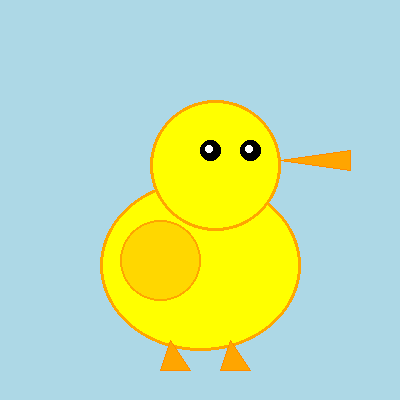
#> input picture examples/sample_duckling.png, 400 x 400 px
$ python -i animation.py   (imports and definitions only)
#> lines starting #> are read from the running program, lines starting #| are printed output that depends on the picture
"""
Animation frame generator for creating movement in still images.
Generates frames with various animation effects.
"""
import numpy as np
from PIL import Image


class AnimationFrameGenerator:
    """Generate animation frames from a still image."""

    def __init__(self, num_frames=10, animation_type='bounce'):
        """
        Initialize frame generator.

        Args:
            num_frames: Number of frames to generate (default: 10)
            animation_type: Type of animation ('bounce', 'rotate', 'scale', 'wobble')
        """
        self.num_frames = num_frames
        self.animation_type = animation_type

    def generate_frames(self, image):
        """
        Generate animation frames from a still image.

        Args:
            image: PIL Image

        Returns:
            List of PIL Images (frames)
        """
        if self.animation_type == 'bounce':
            return self._generate_bounce_frames(image)
        elif self.animation_type == 'rotate':
            return self._generate_rotate_frames(image)
        elif self.animation_type == 'scale':
            return self._generate_scale_frames(image)
        elif self.animation_type == 'wobble':
            return self._generate_wobble_frames(image)
        else:
            return self._generate_bounce_frames(image)

    def _generate_bounce_frames(self, image):
        """Generate frames with a bouncing effect."""
        frames = []
        width, height = image.size

        # Create a canvas slightly taller to accommodate bounce
        canvas_height = int(height * 1.2)

        for i in range(self.num_frames):
            # Calculate bounce offset using sine wave
            t = i / self.num_frames
            offset = int(abs(np.sin(t * np.pi * 2) * height * 0.1))

            # Create canvas with background
            canvas = Image.new('RGB', (width, canvas_height), color=(255, 255, 255))

            # Paste image at bouncing position
            y_position = canvas_height - height - offset
            canvas.paste(image, (0, y_position))

            # Crop to original size
            canvas = canvas.crop((0, canvas_height - height, width, canvas_height))
            frames.append(canvas)

        return frames

    # [80 lines left out: functions _generate_rotate_frames, _generate_scale_frames, _generate_wobble_frames, not called in this run]

>>> import cv2
>>> picture = cv2.imread('../examples/sample_duckling.png', cv2.IMREAD_GRAYSCALE)
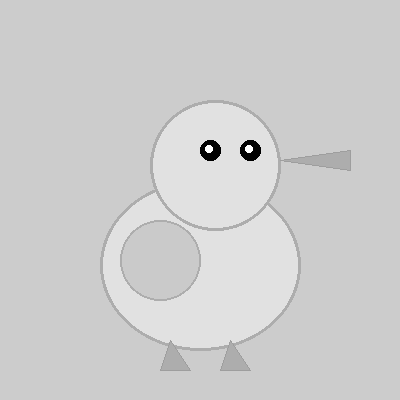
#> picture: shape (400, 400); min 0, max 255, mean 205.9
>>> result = AnimationFrameGenerator().generate_frames(picture)
#> (the run stopped early here; a loop or call above may not have finished)
